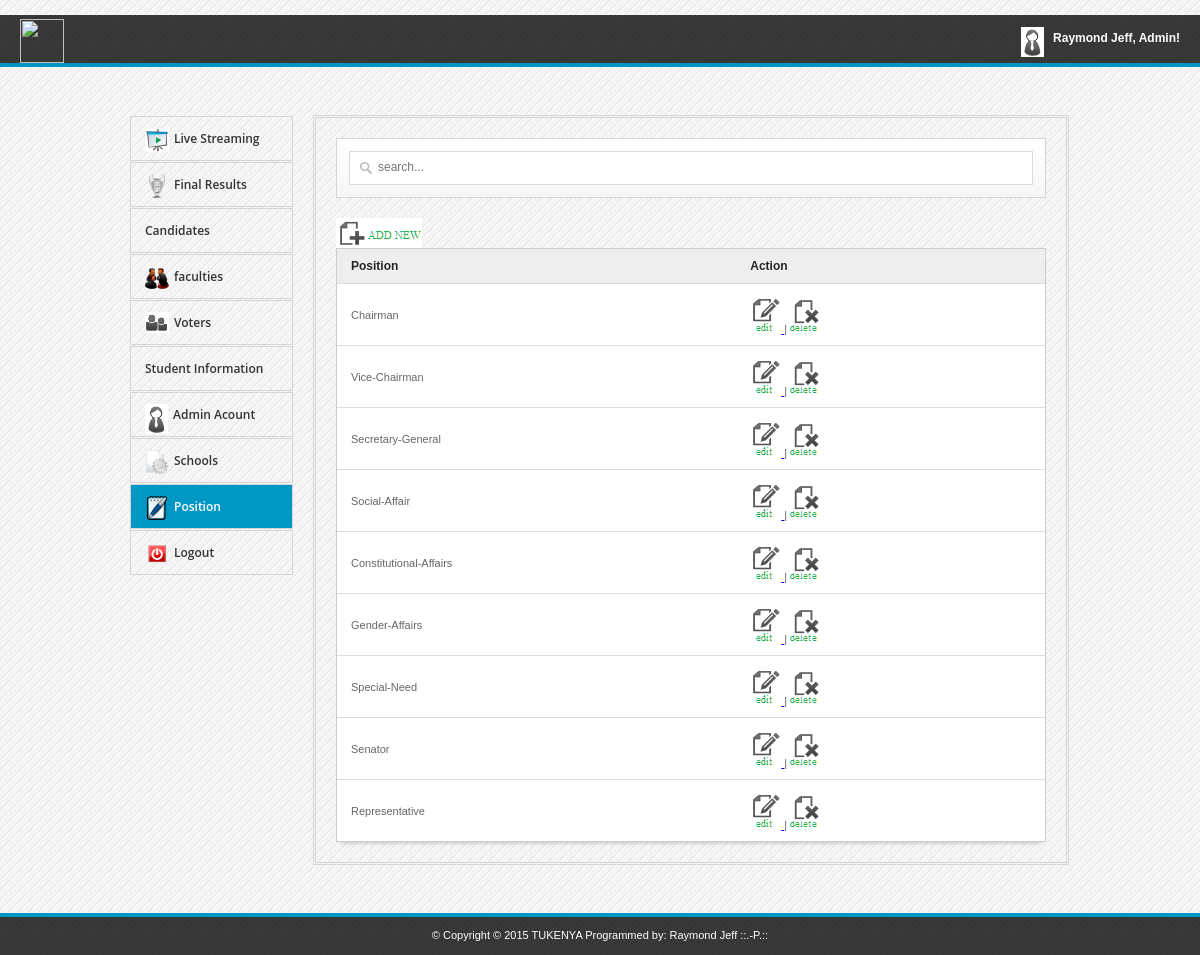
Page /admin/position.php on the committed database.
### tables this page shows
CREATE TABLE `position` (
  `id` int(11) NOT NULL AUTO_INCREMENT,
  `name` varchar(100) NOT NULL,
  PRIMARY KEY (`id`)
);

### admin/position.php (the view, shortened to what this page needs)
<html>
<head>
<link rel="stylesheet" href="admin.css">
<link href="src/facebox.css" media="screen" rel="stylesheet" type="text/css" />
</head>
<body>
	<div id="top">
		<div class="logo">
			<img src="../psu.png" style="width: 44px;">
		</div>
		<div class="welcome">
			<img alt="" src="img/userpic.png">
			<span>Raymond Jeff, Admin!</span>
                        		</div>
	</div>
	<div class="container  clearfix">
		<div class="one-third1 column">
			<ul>
				<li><a href="index.php"><img alt="" src="img/home.png"><span>Live Streaming</span></a></li>
				<li><a href="winner.php"><img alt="" src="img/win.png"><span>Final Results</span></a></li>
				<li><a href="candidates.php"><img alt="" src="img/candidates.png"><span>Candidates</span></a></li>
				<li><a href="parties.php"><img alt="" src="img/parties.png"><span>faculties</span></a></li>
				<li><a href="students.php"><img alt="" src="img/user.png"><span>Voters</span></a></li>
				<li><a href="idnumbers.php"><img alt="" src="img/numbers.png"><span>Student Information</span></a></li>
				<li><a href="admin.php"><img alt="" src="img/userpic.png"><span>Admin Acount</span></a></li>
				<li><a href="course.php"><img alt="" src="img/page.png"><span>Schools</span></a></li>
				<li class="active"><a href="position.php"><img alt="" src="img/position.png"><span>Position</span></a></li>
                                <li><a href="../adminlogin.php"><img alt="" src="img/logout.png"><span>Logout</span></a></li>
			</ul>
		</div>
		<div class="two-thirds1 column">
			<div class="thewraper">
			<div id="formdesign"><input type="text" name="filter" value="" id="filter" placeholder="search..." autocomplete="off" /></div>
			<a rel="facebox" href="addposition.php"> <img alt="" src="img/add-item.png" > </a>
			<table id="resultTable" data-responsive="table">
				<thead>
					<tr>
						<th> Position </th>
						<th> Action </th>
					</tr>
				</thead>
				<tbody>
					<?php
						include('../connect.php');
						$result = $db->prepare("SELECT * FROM position");
						$result->execute();
						for($i=0; $row = $result->fetch(); $i++){
					?>
					<tr class="record">
						<td><?php echo $row['name']; ?></td>
						<td><a rel="facebox" href="editposition.php?id=<?php echo $row['id']; ?>"> <img alt="" src="img/edit.png" >  </a> | <a href="#" id="<?php echo $row['id']; ?>" class="delbutton" title="Click To Delete"><img alt="" src="img/delete-item.png" > </a></td>
					</tr>
					<?php
						}
					?>
				</tbody>
			</table>
			</div>
		</div>
	</div>
	<div id="footer">
		<div class="copyrights">&copy;
Copyright © 2015 TUKENYA
     Programmed by: Raymond Jeff ::.-P.::
</div>
	</div>
</body>
</html>

### admin/admin.css (style rules this page uses)
* { -moz-transition: width 1s ease-in-out, left 1.5s ease-in-out; -webkit-transition: width 1s ease-in-out, left 1.5s ease-in-out; -moz-transition: width 1s ease-in-out, left 1.5s ease-in-out; -o-transition: width 1s ease-in-out, left 1.5s ease-in-out; transition: width 1s ease-in-out, left 1.5s ease-in-out; }
body { margin: 0; background:#f4f4f4 url(../automatedvoting/admin/img/bg.gif) repeat top left; color:#333; font-family: Arial,Helvetica,sans-serif; font-size: 12px; }
#top { border-bottom: 4px solid #0097C4; height: 48px; background: url("img/dark.png") repeat scroll 0 0 rgba(0, 0, 0, 0); margin-bottom: 48px; }
#footer { border-top: 4px solid #0097C4; height: 38px; background: url("img/dark.png") repeat scroll 0 0 rgba(0, 0, 0, 0); margin-top: 48px; }
.copyrights { display: block; width: 100%; text-align: center; padding-top: 12px; color: #FFFFFF; font-size: 11px; }
.logo { float: left; width: auto; margin-left: 20px; }
.logo img { width: 53px; margin-top: 4px; }
.welcome { height: 20px; padding: 12px 14px; float: right; margin-right: 20px; padding-right: 0px; }
.welcome img { float: left; }
.welcome > span { color: #FFFFFF; display: block; font-size: 12px; font-weight: bold; margin-left: 32px; white-space: nowrap; line-height: 20px; margin-top: 1px; }
.one-third1 ul { height: auto; margin: 0; padding: 0; list-style: none outside none; }
.one-third1 ul li { margin-top: 1px; position: relative; line-height: 20px; }
.active { background: none repeat scroll 0 0 #0097C4; }
.active a { color: #ffffff !important; }
.one-third1 ul li a { border: 1px solid #D5D5D5; color: #333333; display: block; font-family: 'Open Sans',sans-serif; font-size: 12px; font-weight: 600; padding: 11px 14px; text-decoration: none; }
.one-third1 ul li a img { float: left; margin-right: 5px; }
.one-third1 ul li a span { display: block; white-space: nowrap; margin-top: 1px; }
#formdesign { background: linear-gradient(to bottom, #FFFFFF 0%, #F6F6F6 100%) repeat scroll 0 0 rgba(0, 0, 0, 0); border: 1px solid #D5D5D5; padding: 12px; position: relative; margin: 20px 0; }
#filter { -moz-box-sizing: border-box; background: url("img/big_search.png") no-repeat scroll 10px 10px #FFFFFF; box-shadow: none; display: block; font-size: 12px; height: 34px; margin: 0; padding: 9px 140px 9px 28px; width: 100%; border: 1px solid #DADADA; transition: border 0.2s linear 0s, box-shadow 0.2s linear 0s; padding-top: 6px; }
table { border-collapse: separate; background-color: #FFFFFF; border-spacing: 0; max-width: 100%; }
#resultTable { color: #666666; text-shadow: 0 1px 0 #FFFFFF; width: 100%; border: 1px solid #CCCCCC; box-shadow: 0 5px 5px -5px rgba(0, 0, 0, 0.3); }
#resultTable thead tr th { background: none repeat scroll 0 0 #EEEEEE; color: #222222; padding: 10px 14px; text-align: left; border-top: 0 none; font-size: 12px; }
#resultTable tbody tr td { background-color: #FFFFFF; font-size: 11px; text-align: left; padding: 10px 14px; border-top: 1px solid #DDDDDD; }
.container .column, .container .columns { float: left; display: inline; margin-left: 10px; margin-right: 10px; }
.container { position: relative; width: 960px; margin: 0 auto; padding: 0; }
.container .one-third1.column { width: 163px; }
.container .two-thirds1.column { width: 750px; border: double #D5D5D5; padding-bottom: 20px; }
.thewraper { margin: 0 20px; }
input { border: 1px solid #000000; width: 270px; padding: 5px; margin-bottom: 10px; }
.container:after { content: "\0020"; display: block; height: 0; clear: both; visibility: hidden; }
.clearfix:before, .clearfix:after, .row:before, .row:after { content: '\0020'; display: block; overflow: hidden; visibility: hidden; width: 0; height: 0; }
.row:after, .clearfix:after { clear: both; }
.row, .clearfix { zoom: 1; }

### rows in the picture
position: name "Chairman"
position: name "Vice-Chairman"
position: name "Secretary-General"
position: name "Social-Affair"
position: name "Constitutional-Affairs"
position: name "Gender-Affairs"
position: name "Special-Need"
position: name "Senator"
position: name "Representative"
